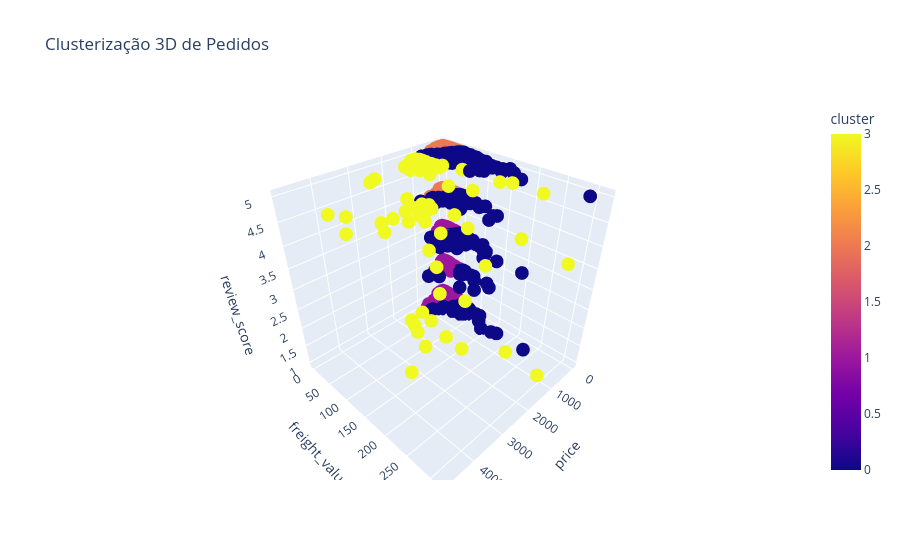

The notebook cell this image was saved under:
### Code cell
# Q5: Clusters Naturais (Preço, Frete, Nota)
from sklearn.preprocessing import StandardScaler

cols_cluster = ['price', 'freight_value', 'review_score']
dados_cluster = dados[cols_cluster].dropna().sample(10000)

scaler = StandardScaler()
scaled_data = scaler.fit_transform(dados_cluster)

kmeans = KMeans(n_clusters=4, random_state=42)
clusters = kmeans.fit_predict(scaled_data)

dados_cluster['cluster'] = clusters
px.scatter_3d(dados_cluster, x='price', y='freight_value', z='review_score', color='cluster', 
              title='Clusterização 3D de Pedidos').show()

### Figure 1 — Plotly figure (JSON) as saved in the notebook; plotly's stock layout.template omitted (floating-point values rounded to 4 significant figures; data arrays with more than 128 entries replaced by an {"elided": "..."} marker saying what was removed)
{"data": [{"hovertemplate": "price=%{x}<br>freight_value=%{y}<br>review_score=%{z}<br>cluster=%{marker.color}<extra></extra>", "legendgroup": "", "marker": {"color": {"elided": "10000 int values"}, "coloraxis": "coloraxis", "symbol": "circle"}, "mode": "markers", "name": "", "scene": "scene", "showlegend": false, "type": "scatter3d", "x": {"elided": "10000 float values"}, "y": {"elided": "10000 float values"}, "z": {"elided": "10000 float values"}}], "layout": {"coloraxis": {"colorbar": {"title": {"text": "cluster"}}, "colorscale": [[0, "#0d0887"], [0.1111, "#46039f"], [0.2222, "#7201a8"], [0.3333, "#9c179e"], [0.4444, "#bd3786"], [0.5556, "#d8576b"], [0.6667, "#ed7953"], [0.7778, "#fb9f3a"], [0.8889, "#fdca26"], [1, "#f0f921"]]}, "legend": {"tracegroupgap": 0}, "scene": {"domain": {"x": [0, 1], "y": [0, 1]}, "xaxis": {"title": {"text": "price"}}, "yaxis": {"title": {"text": "freight_value"}}, "zaxis": {"title": {"text": "review_score"}}}, "title": {"text": "Clusterização 3D de Pedidos"}}}
